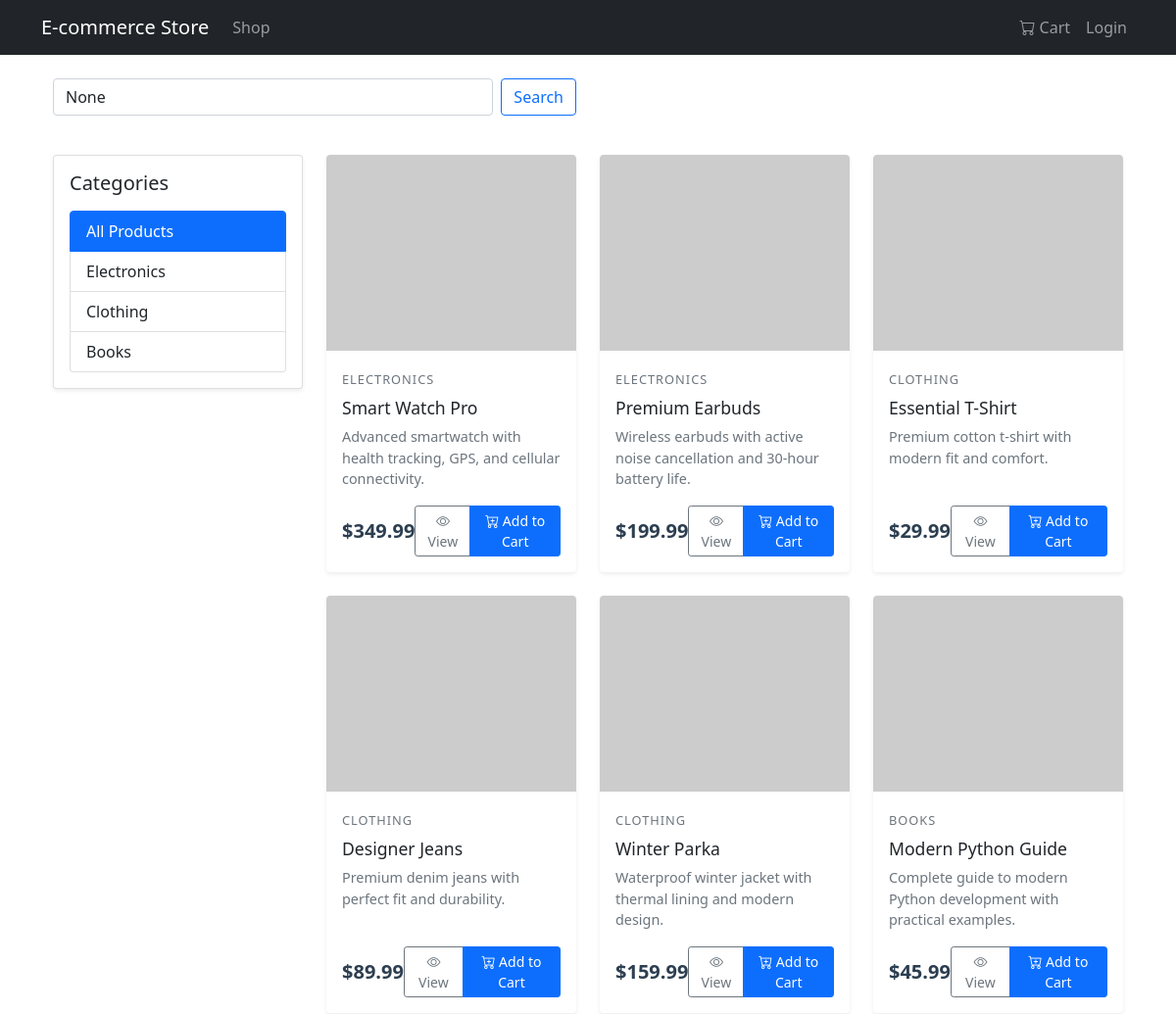
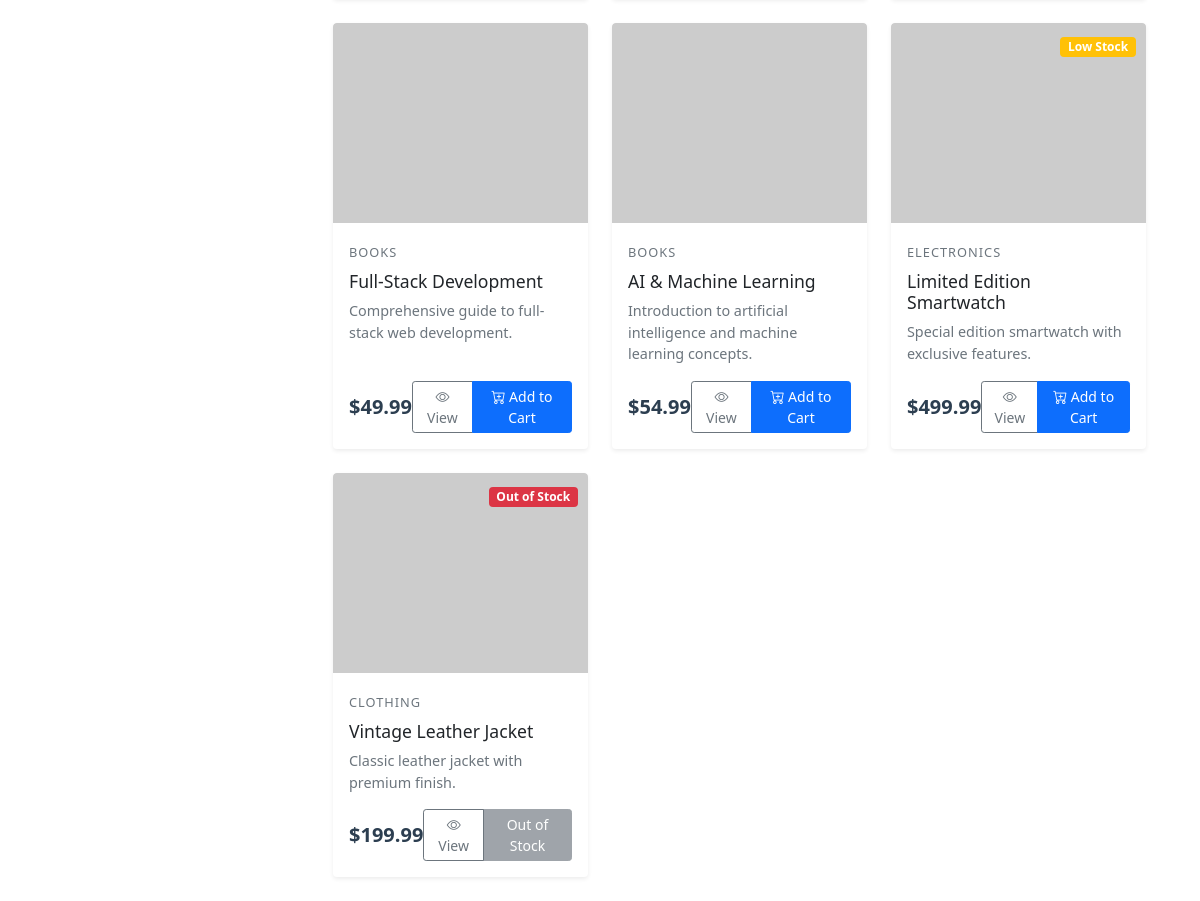
The page / on the database its author committed (2 pictures, top to bottom).
### store/models.py (models this page shows, shortened)
class Category(models.Model):
    name = models.CharField(max_length=100)
    description = models.TextField(blank=True)
    class Meta:
        verbose_name_plural = 'Categories'

class Product(models.Model):
    name = models.CharField(max_length=200)
    description = models.TextField()
    price = models.DecimalField(max_digits=10, decimal_places=2)
    category = models.ForeignKey(Category, on_delete=models.CASCADE)
    image = models.ImageField(upload_to='products/', blank=True)
    image_url = models.URLField(blank=True)
    stock = models.IntegerField(default=0)
    available = models.BooleanField(default=True)
    created = models.DateTimeField(auto_now_add=True)
    updated = models.DateTimeField(auto_now=True)

### store/views.py (the view)
# urls.py: path('', views.shop, name='shop'),
def shop(request):
    category_id = request.GET.get('category')
    search_query = request.GET.get('search')
    products = Product.objects.filter(available=True)
    if category_id:
        products = products.filter(category_id=category_id)
    if search_query:
        products = products.filter(name__icontains=search_query)
    categories = Category.objects.all()
    return render(request, 'store/shop.html', {
        'products': products,
        'categories': categories,
        'current_category': category_id,
        'search_query': search_query
    })

### store/templates/store/shop.html (shortened to what this page needs)
{% extends 'store/base.html' %} {% block content %}
<div class="container">
  <div class="row mb-4">
    <div class="col-md-6 mb-3">
      <form method="get" class="d-flex">
        <input
          type="text"
          name="search"
          class="form-control me-2"
          placeholder="Search products..."
          value="{{ search_query }}"
        />
        <button type="submit" class="btn btn-outline-primary">Search</button>
      </form>
    </div>
  </div>
  <div class="row">
    <div class="col-md-3">
      <div class="card shadow-sm">
        <div class="card-body">
          <h5 class="card-title mb-3">Categories</h5>
          <div class="list-group">
            <a
              href="{% url 'shop' %}"
              class="list-group-item list-group-item-action {% if not current_category %}active{% endif %}"
            >
              All Products
            </a>
            {% for category in categories %}
            <a
              href="?category={{ category.id }}"
              class="list-group-item list-group-item-action {% if current_category == category.id|stringformat:'s' %}active{% endif %}"
            >
              {{ category.name }}
            </a>
            {% endfor %}
          </div>
        </div>
      </div>
    </div>
    <div class="col-md-9">
      <div class="row">
        {% for product in products %}
        <div class="col-md-4 mb-4">
          <div class="card h-100 shadow-sm product-card">
            <div class="product-badge">
              {% if product.stock < 5 and product.stock > 0 %}
              <span class="badge bg-warning">Low Stock</span>
              {% elif product.stock == 0 %}
              <span class="badge bg-danger">Out of Stock</span>
              {% endif %}
            </div>
            {% if product.image %}
            <div class="product-image-wrapper">
              <img
                src="{{ product.image.url }}"
                class="card-img-top"
                alt="{{ product.name }}"
              />
              <div class="product-overlay">
                <a
                  href="{% url 'product_detail' product.id %}"
                  class="btn btn-light btn-sm"
                >
                  <i class="bi bi-eye"></i> Quick View
                </a>
              </div>
            </div>
            {% elif product.image_url %}
            <div class="product-image-wrapper">
            </div>
            {% endif %}
            <div class="card-body d-flex flex-column">
              <div class="mb-2">
                <span class="product-category"
                  >{{ product.category.name }}</span
                >
              </div>
              <h5 class="card-title product-title">{{ product.name }}</h5>
              <p class="card-text text-muted product-description">
                {{ product.description|truncatewords:20 }}
              </p>
              <div class="mt-auto">
                <div class="d-flex justify-content-between align-items-center">
                  <span class="h5 mb-0 product-price"
                    >${{ product.price }}</span
                  >
                  <div class="btn-group">
                    <a
                      href="{% url 'product_detail' product.id %}"
                      class="btn btn-outline-secondary btn-sm"
                    >
                      <i class="bi bi-eye"></i> View
                    </a>
                    {% if product.stock > 0 %}
                    <a
                      href="{% url 'add_to_cart' product.id %}"
                      class="btn btn-primary btn-sm"
                    >
                      <i class="bi bi-cart-plus"></i> Add to Cart
                    </a>
                    {% else %}
                    <button class="btn btn-secondary btn-sm" disabled>
                      Out of Stock
                    </button>
                    {% endif %}
                  </div>
                </div>
              </div>
            </div>
          </div>
        </div>
        {% empty %}
        <div class="col-12 text-center py-5">
          <h3>No products found</h3>
          <p class="text-muted">Try adjusting your search or filter criteria</p>
        </div>
        {% endfor %}
      </div>
    </div>
  </div>
</div>
{% endblock %}

### store/templates/store/shop.html (style rules this page uses)
.product-card { transition: transform 0.2s, box-shadow 0.2s; border: none; overflow: hidden; }
.product-image-wrapper { height: 200px; overflow: hidden; position: relative; }
.product-badge { position: absolute; top: 10px; right: 10px; z-index: 1; }
.product-category { font-size: 0.8rem; color: #6c757d; text-transform: uppercase; letter-spacing: 1px; }
.product-title { font-size: 1.1rem; margin-bottom: 0.5rem; }
.product-description { font-size: 0.9rem; }
.product-price { color: #2c3e50; font-weight: 600; }

### rows shown on the page
Category: name "Electronics"
Category: name "Clothing"
Category: name "Books"
Product: category.name "ELECTRONICS", name "Smart Watch Pro", description "Advanced smartwatch with health tracking, GPS, and cellular connectivity.", price "349.99", stock "Add to Cart"
Product: category.name "ELECTRONICS", name "Premium Earbuds", description "Wireless earbuds with active noise cancellation and 30-hour battery life.", price "199.99", stock "Add to Cart"
Product: category.name "CLOTHING", name "Essential T-Shirt", description "Premium cotton t-shirt with modern fit and comfort.", price "29.99", stock "Add to Cart"
Product: category.name "CLOTHING", name "Designer Jeans", description "Premium denim jeans with perfect fit and durability.", price "89.99", stock "Add to Cart"
Product: category.name "CLOTHING", name "Winter Parka", description "Waterproof winter jacket with thermal lining and modern design.", price "159.99", stock "Add to Cart"
Product: category.name "BOOKS", name "Modern Python Guide", description "Complete guide to modern Python development with practical examples.", price "45.99", stock "Add to Cart"
Product: category.name "BOOKS", name "Full-Stack Development", description "Comprehensive guide to full-stack web development.", price "49.99", stock "Add to Cart"
Product: category.name "BOOKS", name "AI & Machine Learning", description "Introduction to artificial intelligence and machine learning concepts.", price "54.99", stock "Add to Cart"
Product: stock "Low Stock", category.name "ELECTRONICS", name "Limited Edition Smartwatch", description "Special edition smartwatch with exclusive features.", price "499.99"
Product: stock "Out of Stock", category.name "CLOTHING", name "Vintage Leather Jacket", description "Classic leather jacket with premium finish.", price "199.99"
